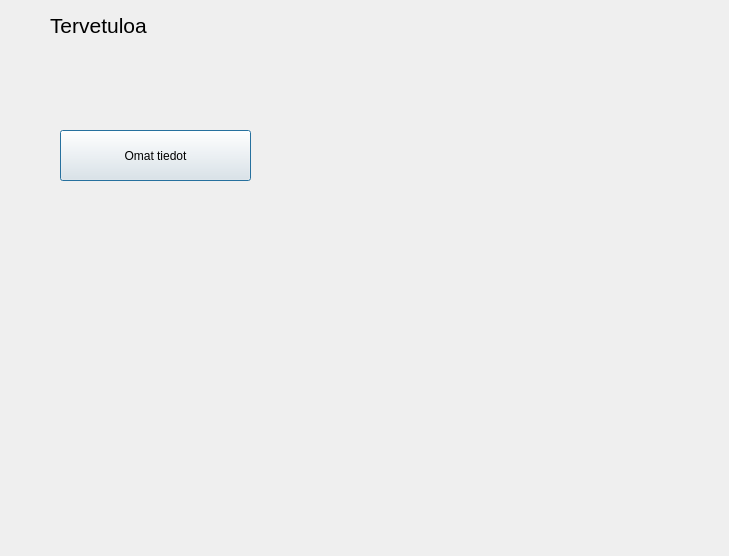
<?xml version="1.0" encoding="UTF-8"?>
<ui version="4.0">
 <class>StudentMenu</class>
 <widget class="QDialog" name="StudentMenu">
  <property name="geometry">
   <rect>
    <x>0</x>
    <y>0</y>
    <width>729</width>
    <height>556</height>
   </rect>
  </property>
  <property name="windowTitle">
   <string>Dialog</string>
  </property>
  <property name="modal">
   <bool>false</bool>
  </property>
  <widget class="QLabel" name="labelStudentInfo">
   <property name="geometry">
    <rect>
     <x>50</x>
     <y>10</y>
     <width>361</width>
     <height>31</height>
    </rect>
   </property>
   <property name="font">
    <font>
     <pointsize>16</pointsize>
    </font>
   </property>
   <property name="text">
    <string>Tervetuloa</string>
   </property>
  </widget>
  <widget class="QPushButton" name="btnMyData">
   <property name="geometry">
    <rect>
     <x>60</x>
     <y>130</y>
     <width>191</width>
     <height>51</height>
    </rect>
   </property>
   <property name="text">
    <string>Omat tiedot</string>
   </property>
  </widget>
 </widget>
 <resources/>
 <connections/>
</ui>
